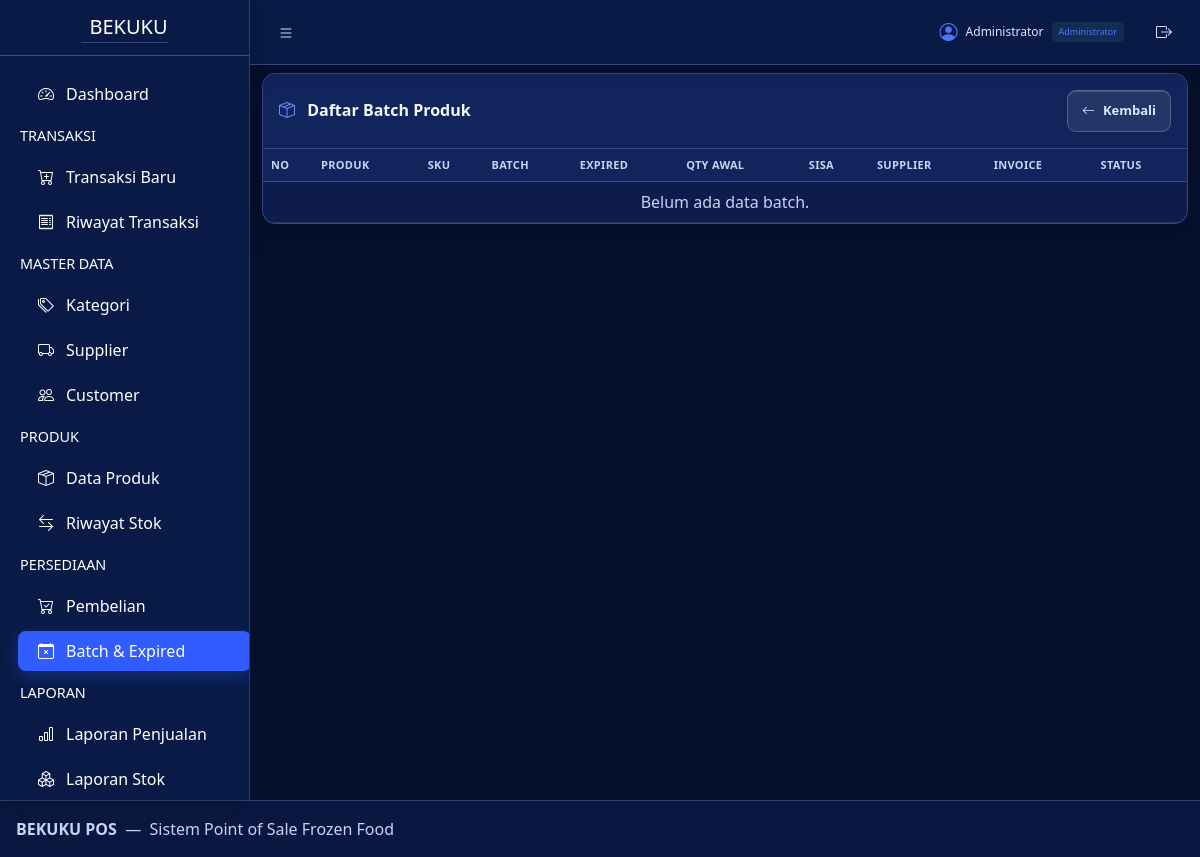
Before: /purchases/batches.php (signed in) with the older database file.
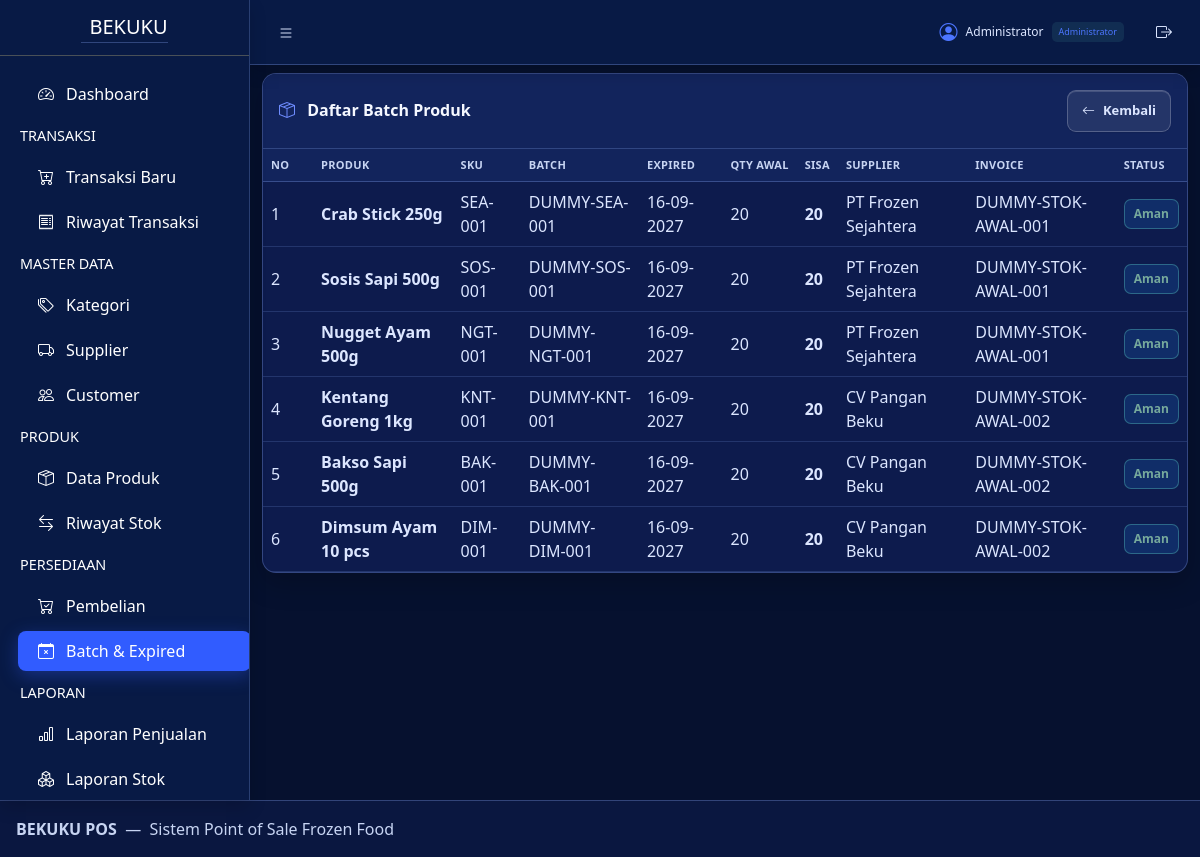
After: the same page with the newer database file.
### tables this page shows
CREATE TABLE IF NOT EXISTS `batches` (
  `batch_id` INT UNSIGNED NOT NULL AUTO_INCREMENT,
  `purchase_detail_id` INT UNSIGNED NOT NULL,
  `product_id` INT UNSIGNED NOT NULL,
  `batch_number` VARCHAR(100) DEFAULT NULL,
  `expiry_date` DATE DEFAULT NULL,
  `quantity` INT NOT NULL,
  `remaining_quantity` INT NOT NULL,
  `created_at` TIMESTAMP NOT NULL DEFAULT CURRENT_TIMESTAMP,
  PRIMARY KEY (`batch_id`),
  KEY `idx_batches_purchase_detail` (`purchase_detail_id`),
  KEY `idx_batches_product_expiry` (`product_id`, `expiry_date`),
  CONSTRAINT `fk_batches_purchase_detail`
    FOREIGN KEY (`purchase_detail_id`) REFERENCES `purchase_details` (`purchase_detail_id`)
    ON DELETE CASCADE ON UPDATE CASCADE,
  CONSTRAINT `fk_batches_product`
    FOREIGN KEY (`product_id`) REFERENCES `products` (`product_id`)
    ON DELETE RESTRICT ON UPDATE CASCADE
);

CREATE TABLE IF NOT EXISTS `products` (
  `product_id` INT UNSIGNED NOT NULL AUTO_INCREMENT,
  `category_id` INT UNSIGNED NOT NULL,
  `supplier_id` INT UNSIGNED DEFAULT NULL,
  `sku` VARCHAR(50) DEFAULT NULL,
  `barcode` VARCHAR(50) DEFAULT NULL,
  `product_name` VARCHAR(100) NOT NULL,
  `purchase_price` DECIMAL(12,2) NOT NULL DEFAULT 0.00,
  `selling_price` DECIMAL(12,2) NOT NULL DEFAULT 0.00,
  `unit` VARCHAR(20) NOT NULL DEFAULT 'pcs',
  `stock` INT NOT NULL DEFAULT 0,
  `min_stock` INT NOT NULL DEFAULT 5,
  `status` ENUM('aktif','nonaktif') NOT NULL DEFAULT 'aktif',
  `created_at` TIMESTAMP NOT NULL DEFAULT CURRENT_TIMESTAMP,
  PRIMARY KEY (`product_id`),
  UNIQUE KEY `uq_products_sku` (`sku`),
  UNIQUE KEY `uq_products_barcode` (`barcode`),
  KEY `idx_products_category` (`category_id`),
  KEY `idx_products_supplier` (`supplier_id`),
  KEY `idx_products_name` (`product_name`),
  CONSTRAINT `fk_products_category`
    FOREIGN KEY (`category_id`) REFERENCES `categories` (`category_id`)
    ON DELETE RESTRICT ON UPDATE CASCADE,
  CONSTRAINT `fk_products_supplier`
    FOREIGN KEY (`supplier_id`) REFERENCES `suppliers` (`supplier_id`)
    ON DELETE SET NULL ON UPDATE CASCADE
);

CREATE TABLE IF NOT EXISTS `suppliers` (
  `supplier_id` INT UNSIGNED NOT NULL AUTO_INCREMENT,
  `supplier_name` VARCHAR(100) NOT NULL,
  `phone` VARCHAR(20) DEFAULT NULL,
  `address` TEXT DEFAULT NULL,
  PRIMARY KEY (`supplier_id`),
  KEY `idx_suppliers_name` (`supplier_name`)
);

CREATE TABLE IF NOT EXISTS `purchases` (
  `purchase_id` INT UNSIGNED NOT NULL AUTO_INCREMENT,
  `purchase_date` DATETIME NOT NULL DEFAULT CURRENT_TIMESTAMP,
  `supplier_id` INT UNSIGNED NOT NULL,
  `invoice_number` VARCHAR(100) DEFAULT NULL,
  `total_amount` DECIMAL(12,2) NOT NULL DEFAULT 0.00,
  `payment_amount` DECIMAL(12,2) NOT NULL DEFAULT 0.00,
  `remaining_amount` DECIMAL(12,2) NOT NULL DEFAULT 0.00,
  `status` ENUM('lunas','hutang') NOT NULL DEFAULT 'lunas',
  `note` VARCHAR(255) DEFAULT NULL,
  `created_at` TIMESTAMP NOT NULL DEFAULT CURRENT_TIMESTAMP,
  PRIMARY KEY (`purchase_id`),
  KEY `idx_purchases_date` (`purchase_date`),
  KEY `idx_purchases_supplier` (`supplier_id`),
  KEY `idx_purchases_status` (`status`),
  CONSTRAINT `fk_purchases_supplier`
    FOREIGN KEY (`supplier_id`) REFERENCES `suppliers` (`supplier_id`)
    ON DELETE RESTRICT ON UPDATE CASCADE
);

### config/app.php (called while the page is built, shortened)
<?php
function bekuku_base_path(): string
{
    $requestPath = parse_url($_SERVER['REQUEST_URI'] ?? '/', PHP_URL_PATH) ?: '/';
    $segments = array_values(array_filter(explode('/', $requestPath), 'strlen'));
    if ($segments !== []) {
        $candidate = '/' . $segments[0];
        $documentRoot = (string) ($_SERVER['DOCUMENT_ROOT'] ?? '');
        $projectName = basename(dirname(__DIR__));
    }
    return '';
}
function bekuku_url(string $path = ''): string
{
    $base = bekuku_base_path();
    if ($path === '') {
        return $base === '' ? '/' : $base;
    }
    $normalized = '/' . ltrim($path, '/');
    return $base === '' ? $normalized : $base . $normalized;
}

### purchases/batches.php (the view, shortened to what the changed rows need)
<?php
require_once __DIR__ . '/../config/app.php';
require_once __DIR__ . '/../config/database.php';
$stmt = $conn->query("
    SELECT
        b.batch_id,
        b.batch_number,
        b.expiry_date,
        b.quantity,
        b.remaining_quantity,
        b.created_at,
        p.product_name,
        p.sku,
        s.supplier_name,
        pu.purchase_id,
        pu.invoice_number
    FROM batches b
    INNER JOIN products p
        ON b.product_id = p.product_id
    INNER JOIN purchase_details pd
        ON b.purchase_detail_id = pd.purchase_detail_id
    INNER JOIN purchases pu
        ON pd.purchase_id = pu.purchase_id
    INNER JOIN suppliers s
        ON pu.supplier_id = s.supplier_id
    ORDER BY
        CASE
            WHEN b.expiry_date IS NULL THEN 1
            ELSE 0
        END ASC,
        b.expiry_date ASC,
        b.batch_id DESC
");
$batches = $stmt->fetchAll(PDO::FETCH_ASSOC);
function getBatchStatus($expiry_date, $remaining_quantity)
{
    $today = new DateTime();
    $expiry = new DateTime($expiry_date);
    $difference = $today->diff($expiry)->days;
    return [
        'label' => 'Aman',
        'class' => 'text-bg-success'
    ];
}
?>
<!DOCTYPE html>
<html lang="id">
<head>
    <link rel="stylesheet" href="https://cdn.jsdelivr.net/npm/bootstrap-icons@1.13.1/font/bootstrap-icons.min.css">
    <link rel="stylesheet" href="<?= bekuku_url('assets/css/purchases.css') ?>?v=202610240021">
</head>
<body class="layout-fixed sidebar-expand-lg bg-body-tertiary">
<div class="app-wrapper">
    <?php require_once __DIR__ . "/../includes/header.php"; ?>
    <main class="app-main">
        <div class="container-fluid dashboard-wrapper">
                <div class="card batches-list-card">
                    <div class="card-body">
                        <div class="table-responsive">
                            <table
                                class="table table-hover align-middle"
                            >
                                <thead>
                                    <tr>
                                        <th width="50">
                                            No
                                        </th>
                                        <th>
                                            Produk
                                        </th>
                                        <th>
                                            SKU
                                        </th>
                                        <th>
                                            Batch
                                        </th>
                                        <th>
                                            Expired
                                        </th>
                                        <th>
                                            Qty Awal
                                        </th>
                                        <th>
                                            Sisa
                                        </th>
                                        <th>
                                            Supplier
                                        </th>
                                        <th>
                                            Invoice
                                        </th>
                                        <th>
                                            Status
                                        </th>
                                    </tr>
                                </thead>
                                <tbody>
                                <?php if (count($batches) > 0): ?>
                                    <?php foreach ($batches as $index => $batch): ?>
                                        <?php
                                        $status = getBatchStatus(
                                            $batch['expiry_date'],
                                            $batch['remaining_quantity']
                                        );
                                        ?>
                                        <tr>
                                            <td>
                                                <?= $index + 1; ?>
                                            </td>
                                            <td>
                                                <strong>
                                                    <?= htmlspecialchars(
                                                        $batch['product_name']
                                                    ); ?>
                                                </strong>
                                            </td>
                                            <td>
                                                <?= htmlspecialchars(
                                                    $batch['sku'] ?? '-'
                                                ); ?>
                                            </td>
                                            <td>
                                                <?= htmlspecialchars(
                                                    $batch['batch_number'] ?? '-'
                                                ); ?>
                                            </td>
                                            <td>
                                                <?php if (!empty($batch['expiry_date'])): ?>
                                                    <?= date(
                                                        'd-m-Y',
                                                        strtotime(
                                                            $batch['expiry_date']
                                                        )
                                                    ); ?>
                                                <?php else: ?>
                                                    -
                                                <?php endif; ?>
                                            </td>
                                            <td>
                                                <?= number_format(
                                                    $batch['quantity'],
                                                    0,
                                                    ',',
                                                    '.'
                                                ); ?>
                                            </td>
                                            <td>
                                                <strong>
                                                    <?= number_format(
                                                        $batch['remaining_quantity'],
                                                        0,
                                                        ',',
                                                        '.'
                                                    ); ?>
                                                </strong>
                                            </td>
                                            <td>
                                                <?= htmlspecialchars(
                                                    $batch['supplier_name']
                                                ); ?>
                                            </td>
                                            <td>
                                                <?= htmlspecialchars(
                                                    $batch['invoice_number'] ?? '-'
                                                ); ?>
                                            </td>
                                            <td>
                                                <span
                                                    class="badge <?= $status['class']; ?>"
                                                >
                                                    <?= $status['label']; ?>
                                                </span>
                                            </td>
                                        </tr>
                                    <?php endforeach; ?>
                                <?php else: ?>
                                    <tr>
                                        <td
                                            colspan="10"
                                            class="text-center text-muted"
                                        >
                                            Belum ada data batch.
                                        </td>
                                    </tr>
                                <?php endif; ?>
                                </tbody>
                            </table>
                        </div>
                    </div>
                </div>
            </div>
        </div>
</body>
</html>

Changed rows visible on the page:
added batches: product.product_name "Crab Stick 250g", product.sku "SEA-001", batch_number "DUMMY-SEA-001", expiry_date "16-09-2027", quantity "20", remaining_quantity "20", suppliers.supplier_name "PT Frozen Sejahtera", purchases.invoice_number "DUMMY-STOK-AWAL-001", expiry_date+remaining_quantity "Aman"
added batches: product.product_name "Sosis Sapi 500g", product.sku "SOS-001", batch_number "DUMMY-SOS-001", expiry_date "16-09-2027", quantity "20", remaining_quantity "20", suppliers.supplier_name "PT Frozen Sejahtera", purchases.invoice_number "DUMMY-STOK-AWAL-001", expiry_date+remaining_quantity "Aman"
added batches: product.product_name "Nugget Ayam 500g", product.sku "NGT-001", batch_number "DUMMY-NGT-001", expiry_date "16-09-2027", quantity "20", remaining_quantity "20", suppliers.supplier_name "PT Frozen Sejahtera", purchases.invoice_number "DUMMY-STOK-AWAL-001", expiry_date+remaining_quantity "Aman"
added batches: product.product_name "Kentang Goreng 1kg", product.sku "KNT-001", batch_number "DUMMY-KNT-001", expiry_date "16-09-2027", quantity "20", remaining_quantity "20", suppliers.supplier_name "CV Pangan Beku", purchases.invoice_number "DUMMY-STOK-AWAL-002", expiry_date+remaining_quantity "Aman"
added batches: product.product_name "Bakso Sapi 500g", product.sku "BAK-001", batch_number "DUMMY-BAK-001", expiry_date "16-09-2027", quantity "20", remaining_quantity "20", suppliers.supplier_name "CV Pangan Beku", purchases.invoice_number "DUMMY-STOK-AWAL-002", expiry_date+remaining_quantity "Aman"
added batches: product.product_name "Dimsum Ayam 10 pcs", product.sku "DIM-001", batch_number "DUMMY-DIM-001", expiry_date "16-09-2027", quantity "20", remaining_quantity "20", suppliers.supplier_name "CV Pangan Beku", purchases.invoice_number "DUMMY-STOK-AWAL-002", expiry_date+remaining_quantity "Aman"
Other visible differences:
text no longer shown: "Belum ada data batch."
